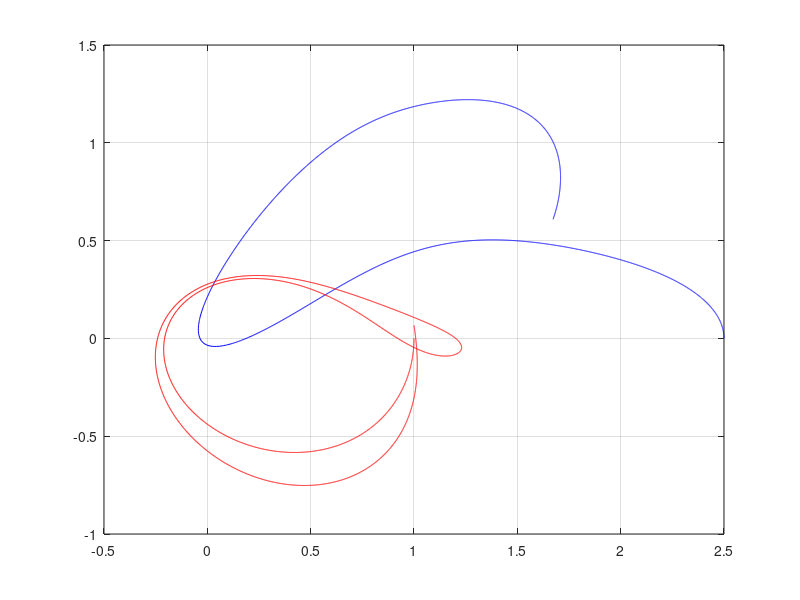

This figure's MATLAB source:
function prj_5_19
% The classical helium atom 2D
% a1 = -2*r1/r1^3 + (r1 - r2)/r12^3
% a2 = -2*r2/r2^3 + (r2 - r1)/r12^3
% where 
% r1,r2 - distances from electrons to nuclear
% r12   - distance between electrons
% --------------------------------------
% a1x = -2* r1x/r1^3 - (r1x-r2x)/r12^3
% a1y = -2* r1y/r1^3 - (r1y-r2y)/r12^3
% a2x = -2* r2x/r2^3 - (r2x-r1x)/r12^3
% a2y = -2* r2y/r2^3 - (r2y-r1y)/r12^3

dt = 1e-3;
%n = 1/dt;
n = 5000;

% --------------
r1x = zeros(n,1);
r1y = zeros(n,1);
r2x = zeros(n,1);
r2y = zeros(n,1);

v1x = zeros(n,1);
v1y = zeros(n,1);
v2x = zeros(n,1);
v2y = zeros(n,1);
% --------------

% electron do not fall into atom's nuclear (0,0) coordianates
% to show this, just zoom graphic

% T1
% r1x(1) = 3;
% r1y(1) = 0;
% r2x(1) = 1;
% r2y(1) = 0;
% 
% v1x(1) = 0;
% v1y(1) = 0.4;
% v2x(1) = 0;
% v2y(1) = -1;

% T2
r1x(1) = 2.5;
r1y(1) = 0;
r2x(1) = 1;
r2y(1) = 0;

v1x(1) = 0;
v1y(1) = 0.4;
v2x(1) = 0;
v2y(1) = -1;


for i=1:n
    r12 = sqrt((r1x(i)-r2x(i))^2 + (r1y(i)-r2y(i))^2);
    % ----------------------------------------------------
    r1 = sqrt(r1x(i)^2+r1y(i)^2);
    
    v1x(i+1) = v1x(i) + dt*(-2* r1x(i)/r1^3 - (r1x(i)-r2x(i))/r12^3);
    r1x(i+1) = r1x(i) + dt*v1x(i+1);
    
    v1y(i+1) = v1y(i) + dt*(-2* r1y(i)/r1^3 - (r1y(i)-r2y(i))/r12^3);
    r1y(i+1) = r1y(i) + dt*v1y(i+1);
    % ----------------------------------------------------
    r2 = sqrt(r2x(i)^2+r2y(i)^2);
    
    v2x(i+1) = v2x(i) + dt*(-2* r2x(i)/r2^3 - (r2x(i)-r1x(i))/r12^3);
    r2x(i+1) = r2x(i) + dt*v2x(i+1);
    
    v2y(i+1) = v2y(i) + dt*(-2* r2y(i)/r2^3 - (r2y(i)-r1y(i))/r12^3);
    r2y(i+1) = r2y(i) + dt*v2y(i+1);
    
end

plot(r1x,r1y,'b');
hold on;
plot(r2x,r2y,'r');
grid on;

end
